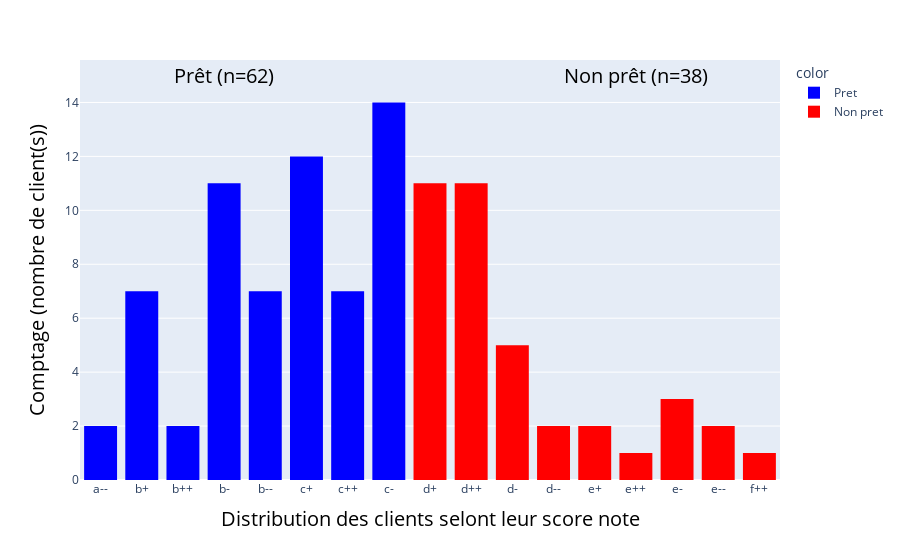

The cell this chart's notebook holds for it:
### Code cell
color_discrete_map = {"Pret": "blue", "Non pret": "red"}
nb_pret = file_df[file_df.prediction_pret == 'Pret'].shape[0]
nb_non_pret = file_df[file_df.prediction_pret == 'Non pret'].shape[0]

figure_score = px.histogram(file_df.sort_values("score_note"), x = "score_note",
                        color=file_df.sort_values("score_note")["prediction_pret"],  
                        color_discrete_map=color_discrete_map                       
                            # On ajoute un texte au dessus de la ligne              
                        ).add_annotation(text=f"Prêt (n={nb_pret})", x=3, y=15, showarrow=False,
                            font=dict(color="black", size=20)

                        # On ajoute un texte en dessous de la ligne
                        ).add_annotation(text=f"Non prêt (n={nb_non_pret})", x=13, y=15, showarrow=False,
                            font=dict(color="black", size=20))

figure_score.update_xaxes(title=dict(
            text = "Distribution des clients selont leur score note",
            font=dict(size=20, color="black"),
        ))
figure_score.update_yaxes(title=dict(
            text = "Comptage (nombre de client(s))",
            font=dict(size=20, color="black"),
        ))
figure_score

### Figure 1 — Plotly figure (JSON) as saved in the notebook; plotly's stock layout.template omitted (floating-point values rounded to 4 significant figures)
{"data": [{"alignmentgroup": "True", "bingroup": "x", "hovertemplate": "color=Pret<br>score_note=%{x}<br>count=%{y}<extra></extra>", "legendgroup": "Pret", "marker": {"color": "blue", "pattern": {"shape": ""}}, "name": "Pret", "offsetgroup": "Pret", "orientation": "v", "showlegend": true, "type": "histogram", "x": ["a--", "a--", "b+", "b+", "b+", "b+", "b+", "b+", "b+", "b++", "b++", "b-", "b-", "b-", "b-", "b-", "b-", "b-", "b-", "b-", "b-", "b-", "b--", "b--", "b--", "b--", "b--", "b--", "b--", "c+", "c+", "c+", "c+", "c+", "c+", "c+", "c+", "c+", "c+", "c+", "c+", "c++", "c++", "c++", "c++", "c++", "c++", "c++", "c-", "c-", "c-", "c-", "c-", "c-", "c-", "c-", "c-", "c-", "c-", "c-", "c-", "c-"], "xaxis": "x", "yaxis": "y"}, {"alignmentgroup": "True", "bingroup": "x", "hovertemplate": "color=Non pret<br>score_note=%{x}<br>count=%{y}<extra></extra>", "legendgroup": "Non pret", "marker": {"color": "red", "pattern": {"shape": ""}}, "name": "Non pret", "offsetgroup": "Non pret", "orientation": "v", "showlegend": true, "type": "histogram", "x": ["d+", "d+", "d+", "d+", "d+", "d+", "d+", "d+", "d+", "d+", "d+", "d++", "d++", "d++", "d++", "d++", "d++", "d++", "d++", "d++", "d++", "d++", "d-", "d-", "d-", "d-", "d-", "d--", "d--", "e+", "e+", "e++", "e-", "e-", "e-", "e--", "e--", "f++"], "xaxis": "x", "yaxis": "y"}], "layout": {"annotations": [{"font": {"color": "black", "size": 20}, "showarrow": false, "text": "Prêt (n=62)", "x": 3, "y": 15}, {"font": {"color": "black", "size": 20}, "showarrow": false, "text": "Non prêt (n=38)", "x": 13, "y": 15}], "barmode": "relative", "legend": {"title": {"text": "color"}, "tracegroupgap": 0}, "margin": {"t": 60}, "xaxis": {"anchor": "y", "domain": [0, 1], "title": {"font": {"color": "black", "size": 20}, "text": "Distribution des clients selont leur score note"}}, "yaxis": {"anchor": "x", "domain": [0, 1], "title": {"font": {"color": "black", "size": 20}, "text": "Comptage (nombre de client(s))"}}}}
